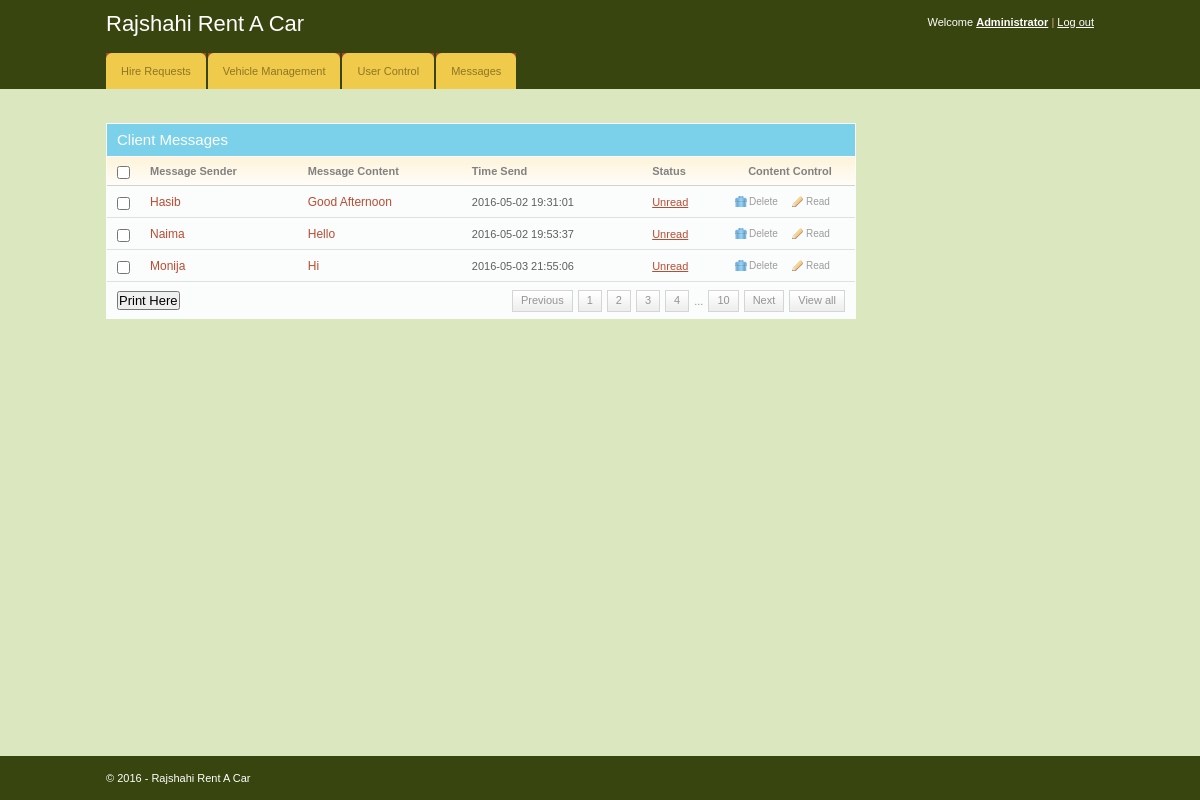
Page /admin/message.php (signed in) on the earlier database version.
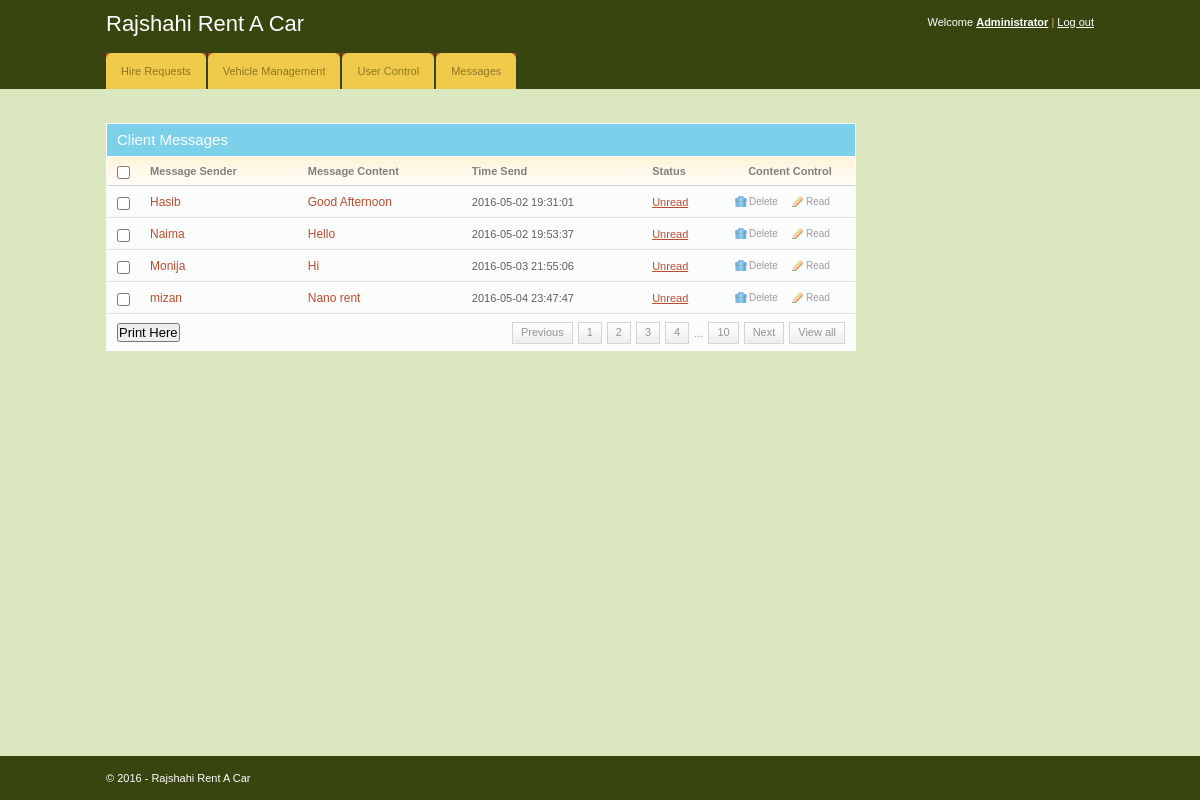
Same page on the later database version.
### tables this page shows
CREATE TABLE IF NOT EXISTS `message` (
`msg_id` int(11) NOT NULL,
  `client_id` int(11) NOT NULL,
  `message` varchar(255) NOT NULL,
  `status` varchar(255) NOT NULL,
  `time` datetime NOT NULL
);

CREATE TABLE IF NOT EXISTS `users` (
`client_id` int(11) NOT NULL,
  `fname` varchar(255) NOT NULL,
  `email` varchar(255) NOT NULL,
  `id_no` int(11) NOT NULL,
  `phone` int(11) NOT NULL,
  `location` varchar(255) NOT NULL,
  `gender` varchar(255) NOT NULL,
  `status` varchar(255) NOT NULL,
  `access_level` tinyint(1) NOT NULL DEFAULT '0'
);

### admin/message.php (the view, shortened to what this page needs)
<!DOCTYPE html>
<html>
    <head>
        <link rel="stylesheet" href="css/style.css" type="text/css" media="all" />
    </head>
    <body>
        <div id="header">
            <div class="shell">
                <?php
                include 'menu.php';
                ?>
            </div>
        </div>
        <div id="container">
            <div class="shell">
                <br />
                <div id="main">
                    <div id="content">
                        <div class="box">
                            <div class="box-head">
                                <h2 class="left">Client Messages</h2>
                            </div>
                            <div class="table">
                                <table width="100%" border="0" cellspacing="0" cellpadding="0">
                                    <tr>
                                        <th width="13"><input type="checkbox" class="checkbox" /></th>
                                        <th>Message Sender</th>
                                        <th>Message Content</th>
                                        <th>Time Send</th>
                                        <th>Status</th>
                                        <th width="110" class="ac">Content Control</th>
                                    </tr>
                                    <?php
                                    include '../includes/config.php';
                                    $select = "SELECT m.msg_id, m.client_id, m.message, m.status, m.time, u.fname FROM message m, users u WHERE m.client_id=u.client_id  ";
                                    $result = $conn->query($select);
                                    while ($row = $result->fetch_assoc()) {
                                        ?>
                                        <tr>
                                            <td><input type="checkbox" class="checkbox" /></td>
                                            <td><h3><a href="#"><?php echo $row['fname'] ?></a></h3></td>
                                            <td><h3><a href="#"><?php echo $row['message'] ?></a></h3></td>
                                            <td><?php echo $row['time'] ?></td>
                                            <td><a href="#"><?php echo $row['status'] ?></a></td>
                                            <td><a href="javascript:sureToApprove(<?php echo $row['msg_id']; ?>)" class="ico del">Delete</a><a href="#" class="ico edit">Read</a></td>
                                        </tr>
                                        <?php
                                    }
                                    ?>
                                </table>
                                <div class="pagging">
                                    <div class="right">
                                        <a href="#">Previous</a>
                                        <a href="#">1</a>
                                        <a href="#">2</a>
                                        <a href="#">3</a>
                                        <a href="#">4</a>
                                        <span>...</span>
                                        <a href="#">10</a>
                                        <a href="#">Next</a>
                                        <a href="#">View all</a>
                                    </div>
                                    <h2><input type="submit" onclick="window.print()" value="Print Here" /></h2>
                                </div>
                            </div>
                        </div>
                    </div>
                </div>
            </div>
        </div>
        <div id="footer">
            <div class="shell">
                <span class="left">&copy; <?php echo date("Y"); ?> - Rajshahi Rent A Car</span>
            </div>
        </div>
    </body>
</html>

Differences in the rows shown:
added message: client.fname "mizan", message "Nano rent", time "2016-05-04 23:47:47", status "Unread"
